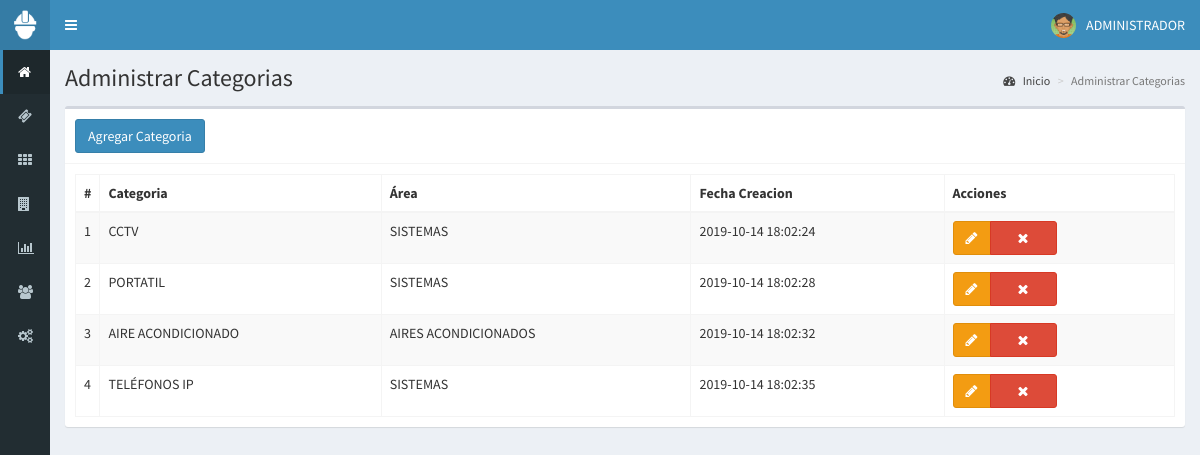
The page /categorias (signed in) on the database its author committed.
### tables this page shows
CREATE TABLE `categoria` (
  `id` int(11) NOT NULL,
  `nombre` varchar(200) NOT NULL,
  `id_area` int(11) NOT NULL,
  `fecha_creacion` timestamp NOT NULL DEFAULT current_timestamp() ON UPDATE current_timestamp()
);

CREATE TABLE `area` (
  `id` int(11) NOT NULL,
  `nombre` varchar(100) NOT NULL,
  `fecha_creacion` timestamp NOT NULL DEFAULT current_timestamp() ON UPDATE current_timestamp()
);

### controladores/plantilla.controlador.php (called while the page is built)
<?php
class ControladorPlantilla{
static public function ctrPlantilla(){
include "vistas/plantilla.php";
}
}

### index.php (called while the page is built, shortened)
<?php
require_once "controladores/plantilla.controlador.php";
require_once "controladores/categorias.controlador.php";
require_once "controladores/tipos-equipos.controlador.php";
require_once "modelos/categorias.modelo.php";
$plantilla = new ControladorPlantilla();
$plantilla->ctrPlantilla();

### controladores/categorias.controlador.php (called while the page is built, shortened)
<?php
class ControladorCategorias{
static public function ctrMostrarCategorias($item, $valor){
	$tabla = "categoria";
	$respuesta = ModeloCategorias::mdlMostrarCategorias($tabla, $item, $valor);
	return $respuesta;
}
}

### modelos/conexion.php (called while the page is built)
<?php
class Conexion{
	static public function conectar(){
		$link = new PDO("mysql:host=localhost;dbname=sic",
			            "root",
			            "");
		$link->exec("set names utf8");
		return $link;
	}
}

### modelos/categorias.modelo.php (called while the page is built, shortened)
<?php
require_once "conexion.php";
class ModeloCategorias{
	static public function mdlMostrarCategorias($tabla, $item, $valor){
		if($item != null){
			$stmt = Conexion::conectar()->prepare("SELECT c.id id, c.nombre as categoria, a.id id_area, a.nombre area, c.fecha_creacion from $tabla as c INNER JOIN area as a ON (c.id_area = a.id) WHERE c.$item = :valor1");
			$stmt -> bindParam(":valor1", $valor, PDO::PARAM_STR);
			$stmt -> execute();
			return $stmt -> fetch();
		}else{
			$stmt = Conexion::conectar()->prepare("SELECT  c.id, c.nombre as categoria, a.nombre area, c.fecha_creacion from $tabla as c
			INNER JOIN area as a ON (c.id_area = a.id)");
			$stmt -> execute();
			return $stmt -> fetchAll();
		}
	}
}

### vistas/modulos/categorias.php (the view, shortened to what this page needs)
<div class="content-wrapper">
    <section class="content-header">
      <h1>
      Administrar Categorias
      </h1>
      <ol class="breadcrumb">
        <li><a href="inicio"><i class="fa fa-dashboard"></i> Inicio</a></li>
        <li class="active">Administrar Categorias</li>
      </ol>
    </section>
    <section class="content">
      <div class="box">
        <div class="box-header with-border">
          <button class="btn btn-primary" data-toggle="modal" data-target="#modalAgregarCategoria">
            Agregar Categoria
          </button>
        </div>
        <div class="box-body">
          <table class="table table-bordered table-striped dt-responsive tablas " width="100%">
            <thead>
              <tr>
                    <th style="width:10px">#</th>
                    <th>Categoria</th>
                    <th>Área</th>
                    <th>Fecha Creacion</th>
                    <th>Acciones</th>
              </tr>
            </thead>
            <body>
         <?php
            $item = null;
            $valor = null;
            $categorias = ControladorCategorias::ctrMostrarCategorias($item, $valor);
          foreach ($categorias as $key => $value){
           echo '
              <tr>
                    <td>'.($key+1).'</td>
                    <td>'.$value["categoria"].'</td>
                    <td>'.$value["area"].'</td>
                    <td>'.$value["fecha_creacion"].'</td>
                    <td>
                      <div class="btn-group">
                        <button class="btn btn-warning  btnEditarCategoria" idCategoria="'.$value["id"].'" data-toggle="modal" data-target="#modalEditarCategoria"><i class="fa fa-pencil"></i></button>
                        <button class="btn btn-danger btnEliminarCategoria" idCategoria="'.$value["id"].'"><i class="fa fa-times"></i></button>
                      </div>
                    </td>
              </tr>';
          }
        ?>
            </body>
          </table>
        </div>
      </div>
    </section>
  </div>

### rows shown on the page
categoria: nombre "CCTV", id_area.nombre "SISTEMAS", fecha_creacion "2019-10-14 18:02:24"
categoria: nombre "PORTATIL", id_area.nombre "SISTEMAS", fecha_creacion "2019-10-14 18:02:28"
categoria: nombre "AIRE ACONDICIONADO", id_area.nombre "AIRES ACONDICIONADOS", fecha_creacion "2019-10-14 18:02:32"
categoria: nombre "TELÉFONOS IP", id_area.nombre "SISTEMAS", fecha_creacion "2019-10-14 18:02:35"

### other values the page prints
$_SESSION["nombre"] "ADMINISTRADOR"
